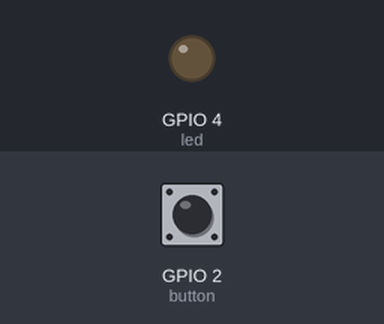
A program run on a simulated Raspberry Pi (BCM pin numbers). Shown: output pins drawn as LEDs (lit = HIGH). Inputs (shaded band) come from the test bench; at power-on: GPIO 2 (button) HIGH.

Above: at 1.2 s.
1.3 s: GPIO 2 (button) pulled LOW for 0.15 s
At 1.37 s:
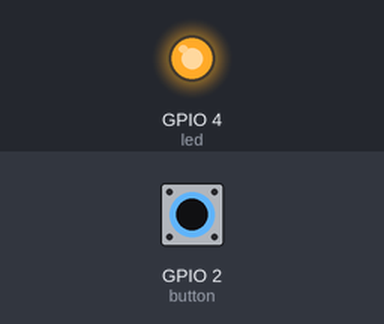
2.9 s: GPIO 2 (button) pulled LOW for 3.2 s
At 7.1 s:
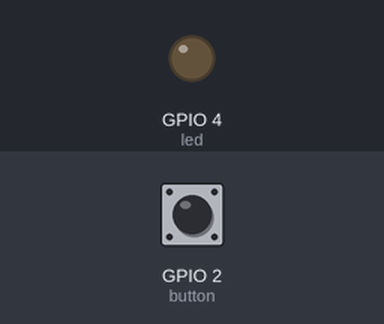
Timing chart, 0 to 8.6 s (numbered marks = the images above; inputs shaded):
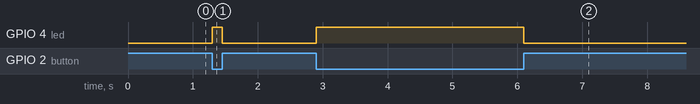

Measured:
- after the input at 1.3 s, GPIO 4 (led): LOW → HIGH at once, → LOW 0.15 s later
- after the input at 2.9 s, GPIO 4 (led): LOW → HIGH at once, → LOW 3.2 s later

The program:

gpio_button.py
```python
from gpiozero import Button, LED
from time import sleep


def main_method():
    button = Button(2)
    led = LED(4)

    button.when_pressed = led.on
    button.when_released = led.off

    while True:
        sleep(0.5)


if __name__ == '__main__':
    main_method()
```
